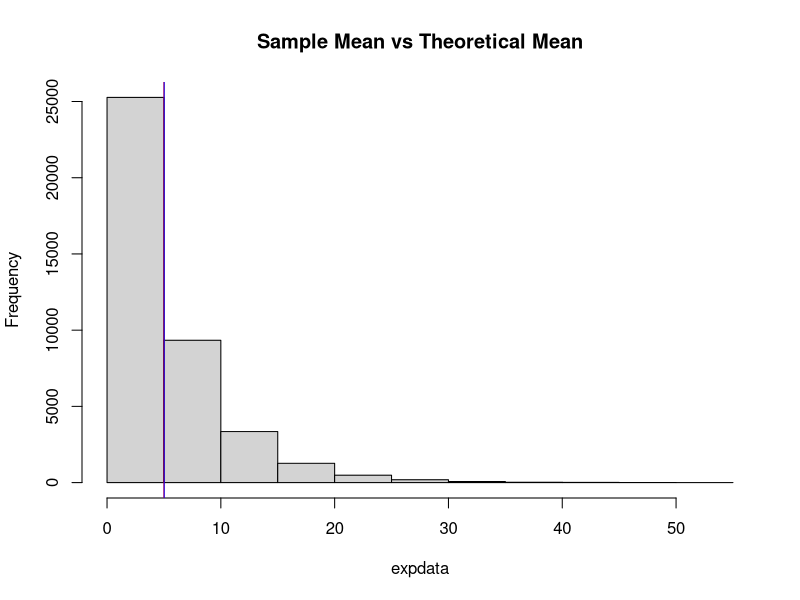
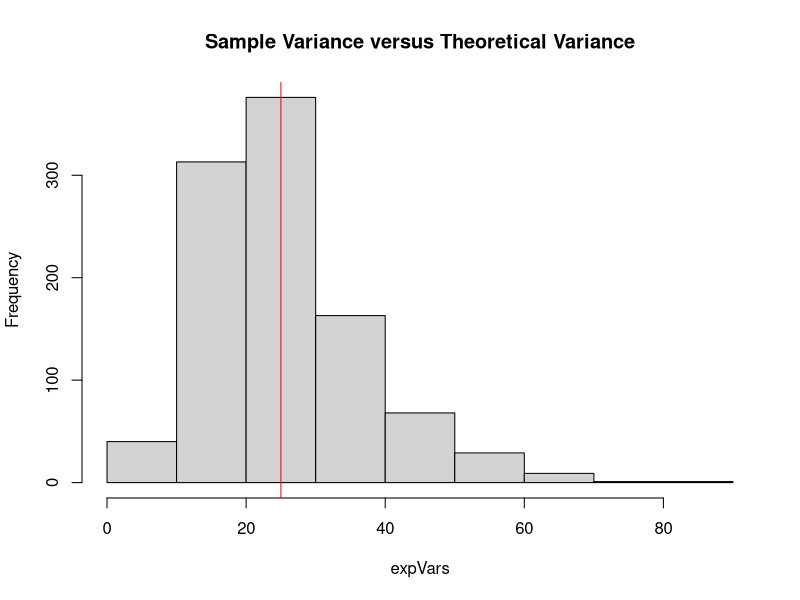
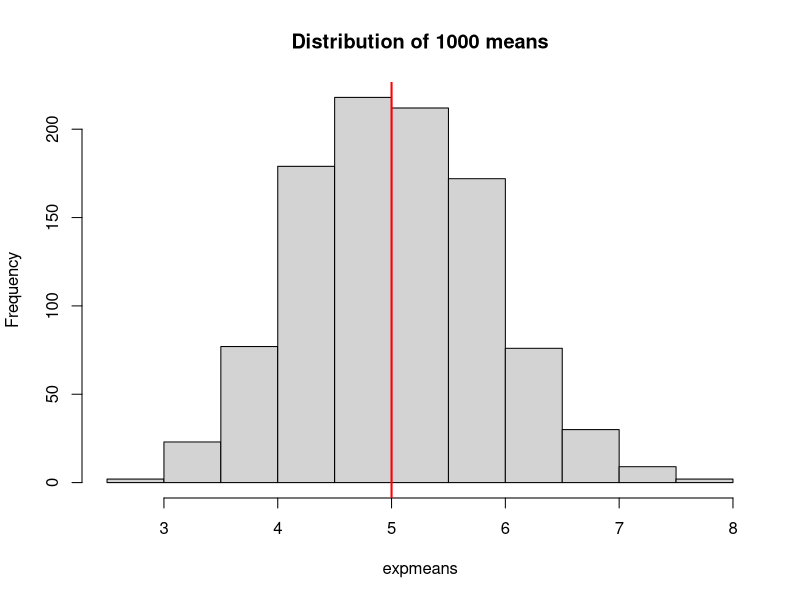

Recreate these plots in R, in order.
## ---- chunk 1
expdata <- matrix(nrow=1000, ncol=40)
expmeans <- expVars <- expSDs <- c(rep(NULL, t))
for (i in 1:1000)  {
        expdata[i,] <- rexp(40, .2)
        expmeans[i] <- mean(expdata[i,])
        expVars[i] <- var(expdata[i,])
        expSDs[i] <- sd(expdata[i,])
}
## ---- chunk 2
hist(expdata, main="Sample Mean vs Theoretical Mean")
abline(v=5, lwd=1, col="red")
abline(v=mean(expdata), lwd=1, col="blue")
## ---- chunk 3
hist(expVars, main="Sample Variance versus Theoretical Variance")
abline(v=5^2, lwd=1, col="red")
## ---- chunk 4
hist(expmeans, main="Distribution of 1000 means")
abline(v=5, lwd=2, col="red")
